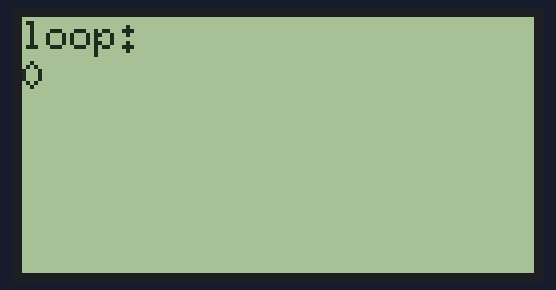
The sketch below on a simulated Arduino Uno, built with avr-gcc and run on an emulated ATmega328P. On the bench: 128×64 one-colour display.

Above: at 0.1 s.
At 4.7 s:
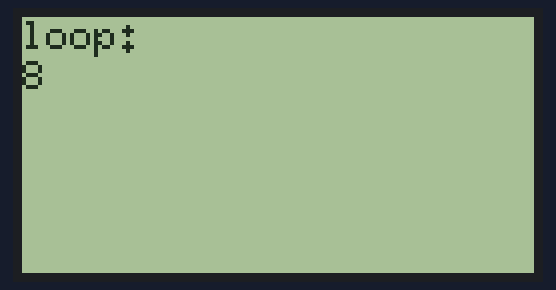
At 9.8 s:
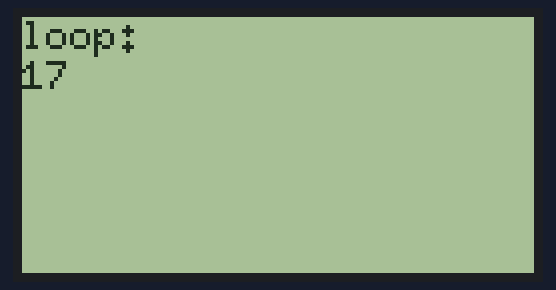
At 19.6 s:
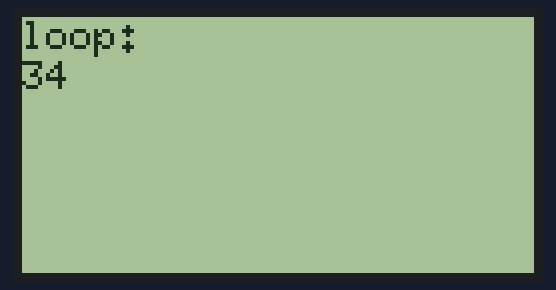
At 29.4 s:
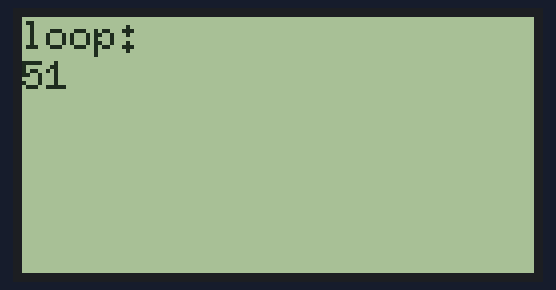
At 39.2 s:
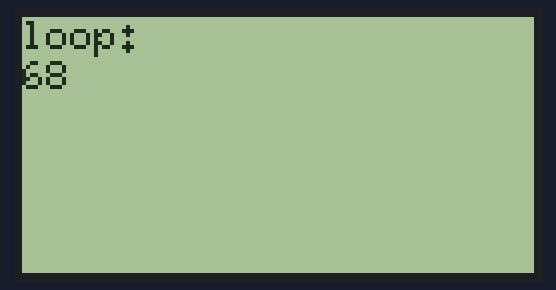

The sketch:

Teste_LCD_grafico_2.ino
```cpp
#include "U8glib.h"
#include <stdio.h>
// A linha abaixo define as ligacoes e deve ser
// ajustada conforme o display utilizado.
U8GLIB_ST7920_128X64_1X u8g(6, 5, 4 , 7); //Enable, RW, RS, RESET

void u8g_prepare()
{
  u8g.setFont(u8g_font_6x10);
  u8g.setFontRefHeightExtendedText();
  u8g.setDefaultForegroundColor();
  u8g.setFontPosTop();
}

void u8g_Tela1(int num)
{
  char timeon[11];
  sprintf(timeon, "%u", num);
  u8g.drawStr( 0, 0, "loop: ");
  u8g.drawStr( 0, 10, timeon);
  //  u8g.drawStr(0, 0, "Arduino inicializado !");
  //  u8g.drawStr(0, 10, "Sistema pronto !");
}

void draw(int num) //Rotina Desenho
{
  u8g_prepare();
  u8g_Tela1(num);
}

void setup()
{
  // flip screen, if required
//  u8g.setRot180();

  // assign default color value
  if ( u8g.getMode() == U8G_MODE_R3G3B2 )
    u8g.setColorIndex(255);   // white
  else if ( u8g.getMode() == U8G_MODE_GRAY2BIT )
    u8g.setColorIndex(1);     // max intensity
  else if ( u8g.getMode() == U8G_MODE_BW )
    u8g.setColorIndex(1);     // pixel on

  //u8g.setContrast(0x30);
}

void loop()
{
  int i;
  // picture loop
  for (i = 0; i < 180; i++)
  {
    u8g.firstPage();
    do
    {
      draw(i);
    }
    while ( u8g.nextPage() );
    delay(500);  //Pausa de 3 segundos e reinicia o processo
  }
}
```

Measured:
- what the display in image 0 shows lasts 0.5 s, from 0.1 s to 0.6 s
